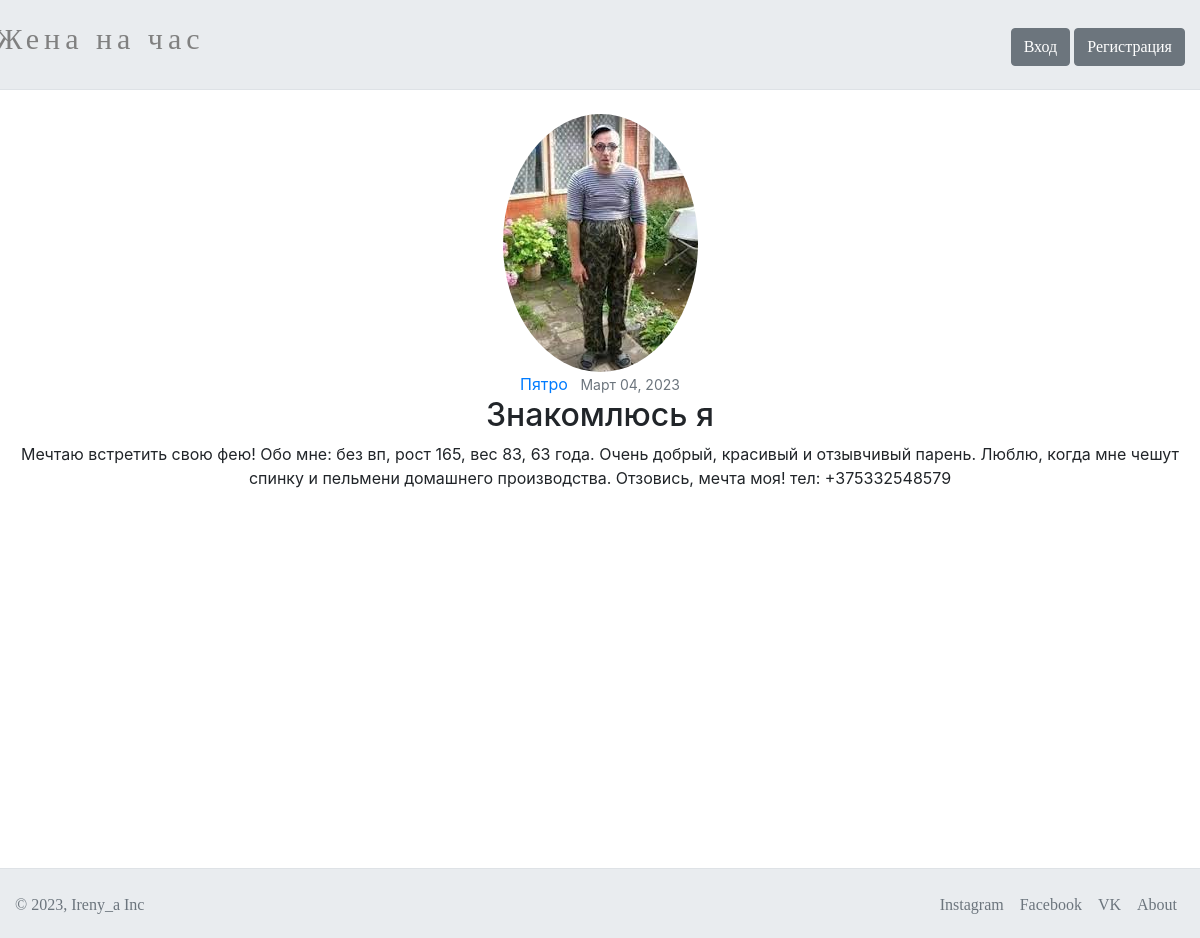
Screenshot of /post/9/ with the database file from the repository.
### main/models.py (models this page shows, shortened)
class Post(models.Model):
    title = models.CharField(max_length=100)
    content = models.TextField()
    date_posted = models.DateTimeField(default=timezone.now)
    author = models.ForeignKey(User, on_delete=models.CASCADE)

### users/models.py (models this page shows, shortened)
class Profile(models.Model):
    user = models.OneToOneField(User, on_delete=models.CASCADE)
    image = models.ImageField(default='default.jpg', upload_to='profile_pics')

### main/views.py (the view)
# urls.py: path('post/<int:pk>/', PostDetailView.as_view(), name='post-detail'),
class PostDetailView(DetailView):
    model = Post

### templates/main/post_detail.html (shortened to what this page needs)
{% extends "main/base.html" %}
{% block content %}
  <article class="media content-section"><center>
    <img class="rounded-circle article-img" src="{{ object.author.profile.image.url }}">
    <div class="media-body">
      <div class="article-metadata">
        <a class="mr-2" href="#">{{ object.author }}</a>
        <small class="text-muted">{{ object.date_posted|date:"F d, Y" }}</small>
      </div>
      <h2 class="article-title">{{ object.title }}</h2>
      <p class="article-content">{{ object.content }}</p>
    </div>
  </center></article>
{% endblock content %}

### main/static/main/main.css (style rules this page uses)
html { height: 100%; }

### rows the page displays
Post: author.profile.image (picture), author "Пятро", date_posted "Март 04, 2023", title "Знакомлюсь я", content "Мечтаю встретить свою фею! Обо мне: без вп, рост 165, вес 83, 63 года. Очень добрый, красивый и отзывчивый парень. Люблю, когда мне чешут спинку и пельмени домашнего производства. Отзовись, мечта моя! тел: +375332548579"
